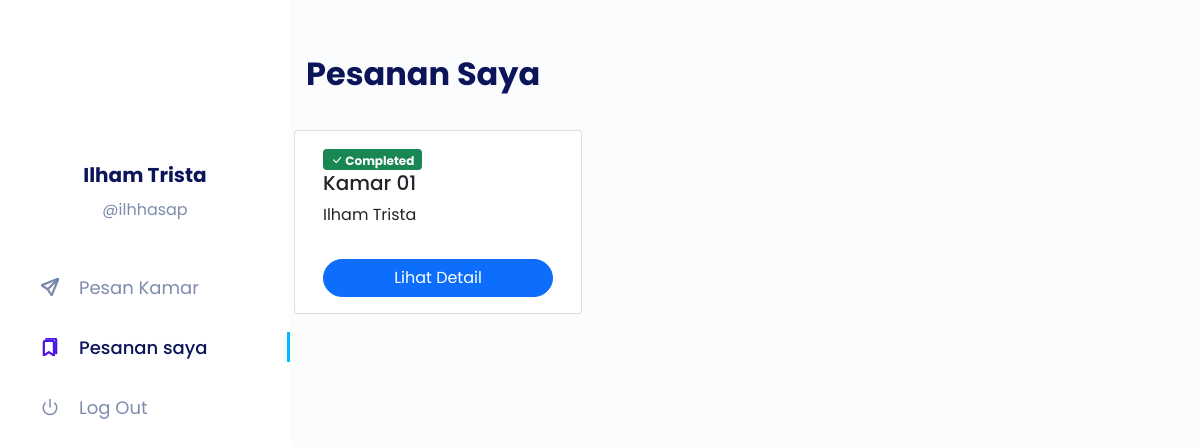
The page /public/pemesanan (signed in) on the database as committed earlier.
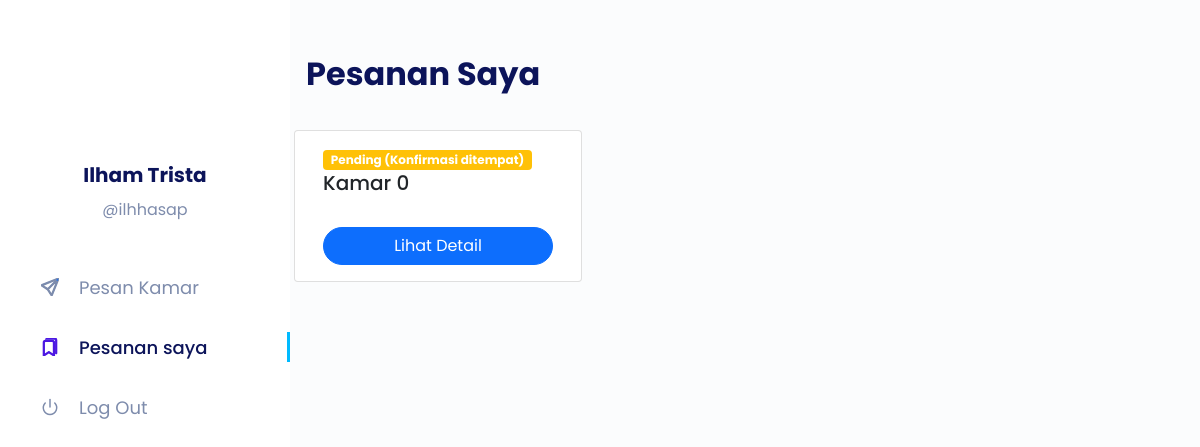
The same page on the database as committed later.
### tables this page shows
CREATE TABLE `booking` (
  `idBooking` int(11) NOT NULL,
  `idRoom` int(11) NOT NULL,
  `idUser` int(11) NOT NULL,
  `checkIn` datetime NOT NULL,
  `checkOut` datetime NOT NULL,
  `idStatus` int(11) NOT NULL,
  `totalHarga` bigint(20) NOT NULL
);

CREATE TABLE `room` (
  `idRoom` int(11) NOT NULL,
  `idRoomType` int(11) NOT NULL,
  `noRoom` int(11) NOT NULL,
  `isBooked` tinyint(1) NOT NULL DEFAULT 0
);

CREATE TABLE `user` (
  `idUser` int(11) NOT NULL,
  `namaUser` varchar(255) NOT NULL,
  `userName` varchar(64) NOT NULL,
  `password` varchar(255) NOT NULL,
  `isAdmin` int(1) NOT NULL DEFAULT 0
);

### app/core/Controller.php (called while the page is built, shortened)
<?php
class Controller {
    public function view($view, $data = [])
    {
        require_once '../app/views/' . $view . '.php';
    }
    public function model($model)
    {
        return new $model;
    }
}

### app/controllers/Pemesanan.php (called while the page is built, shortened)
<?php
class Pemesanan extends Controller {
    public function index()
    {
        if ( $_SESSION['isAdmin'] == 1 ) {
            $data['judul'] = 'Pemesanan';
            $data['getPemesananPending'] = $this->model('PemesananModel')->getAllPemesanan(0);
            $data['getPemesananCheckIn'] = $this->model('PemesananModel')->getAllPemesanan(1);
            $data['getPemesananCheckOut'] = $this->model('PemesananModel')->getAllPemesanan(2);
            $data['getPemesananCompleted'] = $this->model('PemesananModel')->getAllPemesanan(3);
            $data['getAllRoom'] = $this->model('RoomModel')->getAllRoom();
            $data['customer'] = $this->model('CustomerModel')->getAllCustomer();
        } else {
            $idUser = $_SESSION['idUser'];
            $data['judul'] = 'Pesanan Saya';
            $data['getPemesanan'] = $this->model('PemesananModel')->getAllPemesananById($idUser);
        }
        $this->view('pemesanan/index', $data);
    }
}

### app/core/App.php (called while the page is built, shortened)
<?php
class App {
    protected $method = 'index';
    protected $params = [];
    public function __construct()
    {
        $this->controller = new $this->controller;
        call_user_func_array([$this->controller, $this->method], $this->params);
    }
}

### public/index.php (called while the page is built, shortened)
<?php
$app = new App;

### app/core/Database.php (called while the page is built, shortened)
<?php
class Database {
    private $host = DB_HOST;
    private $user = DB_USER;
    private $pass = DB_PASS;
    private $db_name = DB_NAME;
    private $dbh;
    private $stmt;
    public function __construct()
    {
        $dsn = 'mysql:host=' . $this->host . ';dbname=' . $this->db_name;
        $option = [
            PDO::ATTR_PERSISTENT => true,
            PDO::ATTR_ERRMODE => PDO::ERRMODE_EXCEPTION
        ];
        try {
            $this->dbh = new PDO($dsn, $this->user, $this->pass, $option);
        } catch(PDOException $e) {
            die($e->getMessage());
        }
    }
    public function query($query)
    {
        $this->stmt = $this->dbh->prepare($query);
    }
    public function bind($param, $value, $type = null)
    {
        if( is_null($type) ) {
            switch( true ) {
                default :
                    $type = PDO::PARAM_STR;
            }
        }
        $this->stmt->bindValue($param, $value, $type);
    }
    public function execute()
    {
        $this->stmt->execute();
    }
    public function single()
    {
        $this->execute();
        return $this->stmt->fetch(PDO::FETCH_ASSOC);
    }
}

### app/models/PemesananModel.php (called while the page is built, shortened)
<?php
class PemesananModel {
    private $table = 'booking';
    private $db;
    public function __construct()
    {
        $this->db = new Database;
    }
    public function getAllPemesananById($idUser)
    {
        $this->db->query('SELECT
         * FROM '
         . $this->table .
         ' INNER JOIN room ON room.idRoom = booking.idRoom INNER JOIN user ON user.idUser = booking.idUser INNER JOIN status ON status.idStatus = booking.idStatus WHERE booking.idUser =:idUser');
        $this->db->bind('idUser', $idUser);
        return $this->db->single();
    }
}

### app/views/pemesanan/index.php (the view, shortened to what the changed rows need)
<div class="col-12 col-xl-9">
    <div class="nav">
        <div class="d-flex justify-content-between align-items-center w-100 mb-3 mb-md-0">
            <div class="d-flex justify-content-between align-items-center w-100">
                <h2 class="nav-title"><?= $data['judul']?></h2>
            </div>
        </div>
    </div>
    <div class="row">
        <div class="col-12">
            <?php if(isset($_SESSION['login'])) : ?>
            <?php if($_SESSION['isAdmin'] == 0) : ?>
            <div class="tab-content" id="tableTabContent">
                <div class="tab-pane fade show active" id="tamu" role="tabpanel" aria-labelledby="tamu-tab">
                    <div class="row gap-5">
                        <div class="card" style="width: 18rem;">
                            <div class="card-body">
                                <?php if( $data['getPemesanan']['idStatus'] == 0 ) : ?>
                                <span class="badge bg-warning">Pending (Konfirmasi ditempat)</span>
                                <?php endif;?>
                                <?php if( $data['getPemesanan']['idStatus'] == 3 ) : ?>
                                <span class="badge bg-success"><i class="bi bi-check-lg"></i> Completed</span>
                                <?php endif;?>
                                <h5 class="card-title font-weight-bold">Kamar 0<?= $data['getPemesanan']['noRoom']; ?>
                                </h5>
                                <p class="card-text"><?= $data['getPemesanan']['namaUser']; ?></p>
                                <div class="d-grid">
                                    <?php if(isset($_SESSION['login']) && $_SESSION['isAdmin'] == 1 ) : ?>
                                    <a type="button" href="<?= BASEURL; ?>/home/detail/<?= $room['idRoom']; ?>"
                                        class="btn btn-primary mt-3" style="border-radius: 100px;">Edit Kamar</a>
                                    <?php else : ?>
                                    <a type="button" href="<?= BASEURL; ?>/home/detail/<?= $room['idRoom']; ?>"
                                        class="btn btn-primary mt-3 <?= $room['isBooked'] == 0 ? ' ' : 'disabled'?>"
                                        style="border-radius: 100px;">Lihat Detail</a>
                                    <?php endif;?>
                                </div>
                            </div>
                        </div>
                    </div>
                </div>
            </div>
            <?php endif;?>
            <?php endif;?>
        </div>
    </div>
</div>
</div>

Rows that differ between the two databases and show on the page:
removed booking: idRoom.noRoom "1", idUser.namaUser "Ilham Trista"
Other text that changed with them:
text no longer shown: "Completed"
text now shown: "Pending (Konfirmasi ditempat)"
